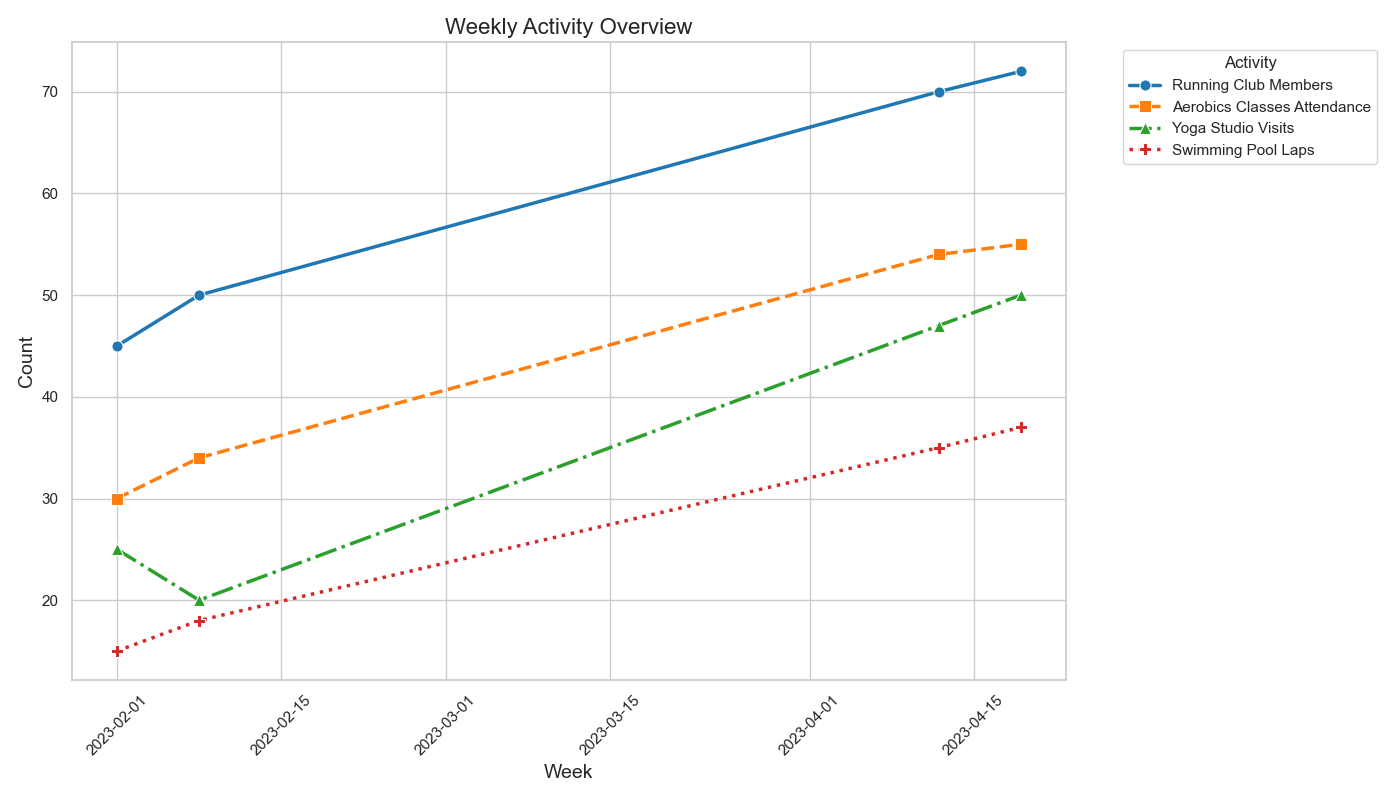

Write the Python code that produced this figure.

import pandas as pd
import seaborn as sns
import matplotlib.pyplot as plt

# Your provided data
data = [
    {'Week': '2023-02-01', 'Running Club Members': 45, 'Aerobics Classes Attendance': 30, 'Yoga Studio Visits': 25, 'Swimming Pool Laps': 15},
    {'Week': '2023-02-08', 'Running Club Members': 50, 'Aerobics Classes Attendance': 34, 'Yoga Studio Visits': 20, 'Swimming Pool Laps': 18},
    # ... (other data points here) ...
    {'Week': '2023-04-12', 'Running Club Members': 70, 'Aerobics Classes Attendance': 54, 'Yoga Studio Visits': 47, 'Swimming Pool Laps': 35},
    {'Week': '2023-04-19', 'Running Club Members': 72, 'Aerobics Classes Attendance': 55, 'Yoga Studio Visits': 50, 'Swimming Pool Laps': 37}
]

# Convert the data to a pandas DataFrame
df = pd.DataFrame(data)

# Convert the 'Week' column to datetime for proper plotting
df['Week'] = pd.to_datetime(df['Week'])

# Reshape the DataFrame for Seaborn
df_melted = df.melt(id_vars='Week', var_name='Activity', value_name='Count')

# Start plotting
sns.set_style("whitegrid")
plt.figure(figsize=(14, 8))

# Plot each activity with a loop to add diversification in styles
activities = df_melted['Activity'].unique()
palette = sns.color_palette("tab10", len(activities))
line_styles = ["-", "--", "-.", ":"]
markers = ["o", "s", "^", "P"]

for i, activity in enumerate(activities):
    sns.lineplot(
        x='Week',
        y='Count',
        data=df_melted[df_melted['Activity'] == activity],
        label=activity,
        linewidth=2.5,
        linestyle=line_styles[i % len(line_styles)],
        marker=markers[i % len(markers)],
        markersize=8,
        color=palette[i]
    )

# Customize the ticks and labels
plt.xticks(rotation=45)
plt.xlabel('Week', fontsize=14)
plt.ylabel('Count', fontsize=14)
plt.title('Weekly Activity Overview', fontsize=16)

# Place the legend outside the plot
plt.legend(title='Activity', bbox_to_anchor=(1.05, 1), loc='upper left')

# Tighten the layout and show the plot
plt.tight_layout()
plt.show()
